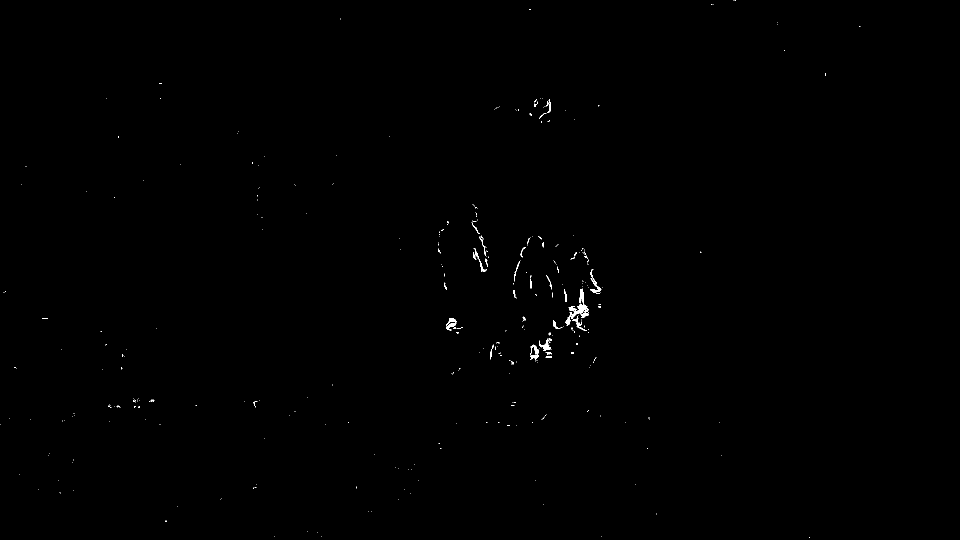
#> input picture bw.png, 1920 x 1080 px, given in place of bw2_original.png, which was not available (shown at 1/2 size)
$ python candidate_area.py   (older library calls are emulated)
#> lines starting #> are read from the running program, lines starting #| are printed output that depends on the picture; after the words box and inside, x2 and y2 are one past the last pixel; in counts of white or black regions, pixels touching at a corner belong together; pictures that were not available may be replaced by others from this repository, and a replacement may not be noted
'''
@Description: 帧差法确定候选区
@Autor: lichuan
@Email: lc@dlc618.com
@LastEditTime: 2020-03-05 10:56:43
'''

import cv2
import numpy as np


def resize_by_width(image,width_new):
    '''
    @description: 按照给定的宽度对图片进行所需比例的缩放操作
    @param {image}:读取后的图片
    @param {width_new}:想要得到的图片宽度
    @return: 处理后的图片
    '''
    x, y, z= image.shape

    rate = width_new / y
    # resize函数输入宽度在前，高度在后
    size = (int(y*rate), int(x*rate))
    img_new = cv2.resize(image, size, interpolation=cv2.INTER_CUBIC)

    return img_new


kernel_1 = cv2.getStructuringElement(cv2.MORPH_RECT, (3, 3))
kernel_2 = cv2.getStructuringElement(cv2.MORPH_RECT, (5, 5))
font = cv2.FONT_HERSHEY_SIMPLEX

# 读取
original = cv2.imread('bw2_original.png')
#> original is the input picture: shape (1080, 1920, 3); 0.2% white; 336 white regions (303 under 20 px), largest, box (x1, y1, x2, y2) and area: (1137, 577, 1177, 638) 708, (1060, 689, 1078, 720) 257, (892, 636, 913, 661) 243
img = cv2.imread('bw2.png')
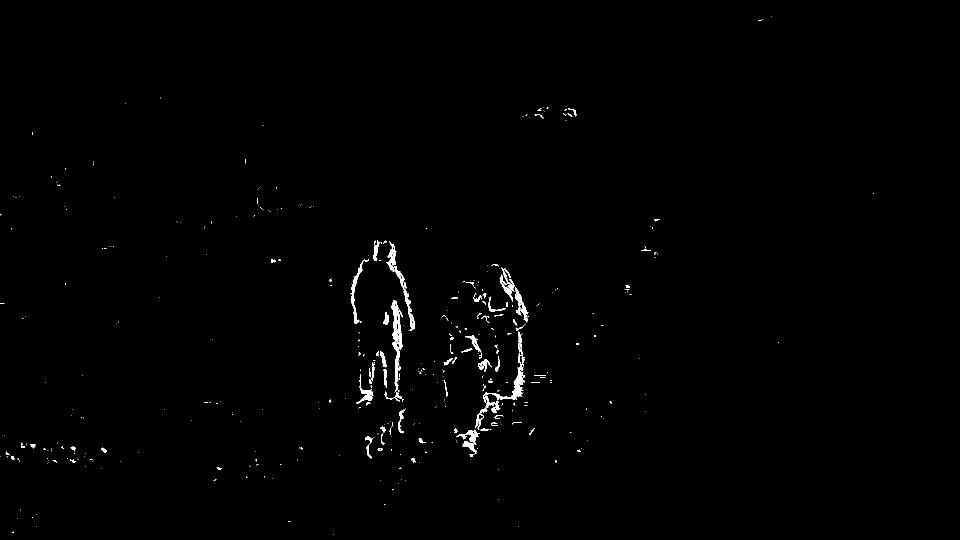
#> input picture bw2.png, 1920 x 1080 px (shown at 1/2 size)
#> img is the input picture: shape (1080, 1920, 3); 0.66% white; 458 white regions (376 under 20 px), largest, box (x1, y1, x2, y2) and area: (782, 600, 805, 785) 1607, (966, 663, 1049, 806) 1434, (772, 482, 830, 662) 1271

original = resize_by_width(original,1000)
#> in resize_by_width, `img_new = cv2.resize(image, size, interpolation=cv2.INTER_CUBIC)`:
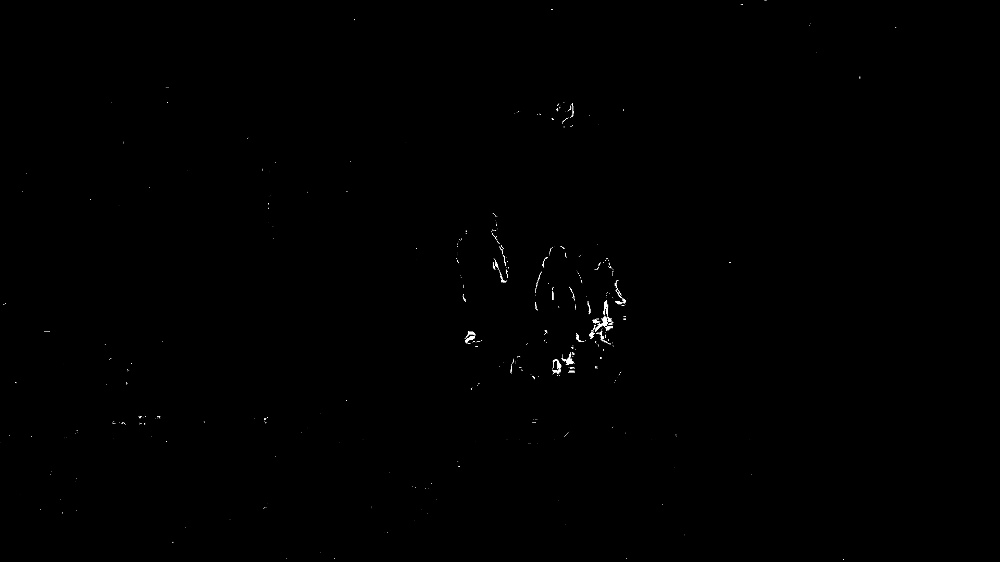
#> img_new: shape (562, 1000, 3); min 0, max 255, mean 0.5
img = resize_by_width(img,1000)
#> call 2 of resize_by_width, with width_new = 1000
#> in resize_by_width (call 2), `img_new = cv2.resize(image, size, interpolation=cv2.INTER_CUBIC)`:
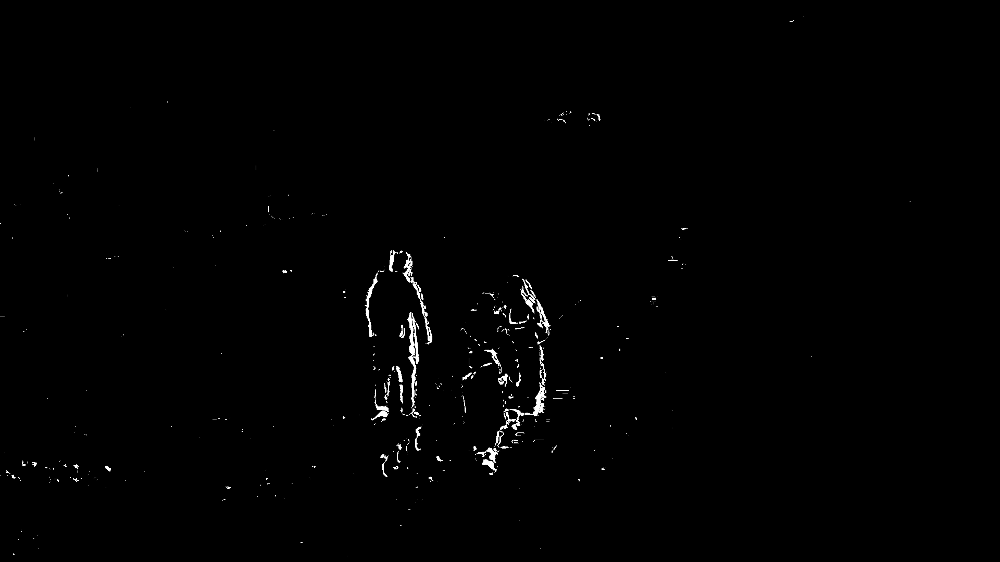
#> img_new: shape (562, 1000, 3); min 0, max 255, mean 1.7

# 二值化
img = cv2.cvtColor(img,cv2.COLOR_BGR2GRAY)
#> img: shape (562, 1000)
ret, img = cv2.threshold(img,1,255,cv2.THRESH_BINARY)
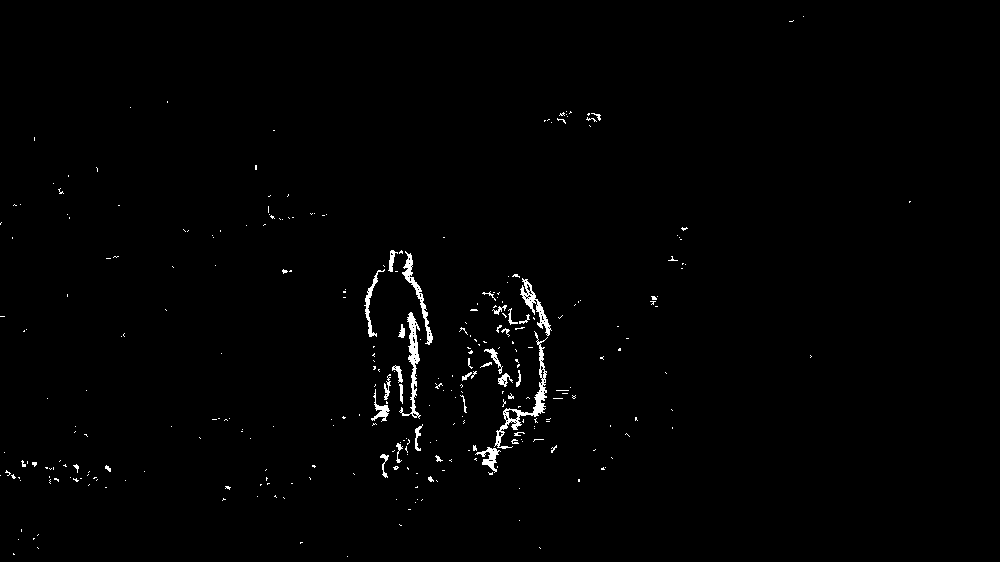
#> img: shape (562, 1000); 0.99% white; 309 white regions (274 under 20 px), largest, box (x1, y1, x2, y2) and area: (494, 331, 548, 449) 815, (399, 312, 421, 419) 634, (402, 251, 433, 345) 474

# 形态学处理
img = cv2.dilate(img, kernel_1)  # 膨胀
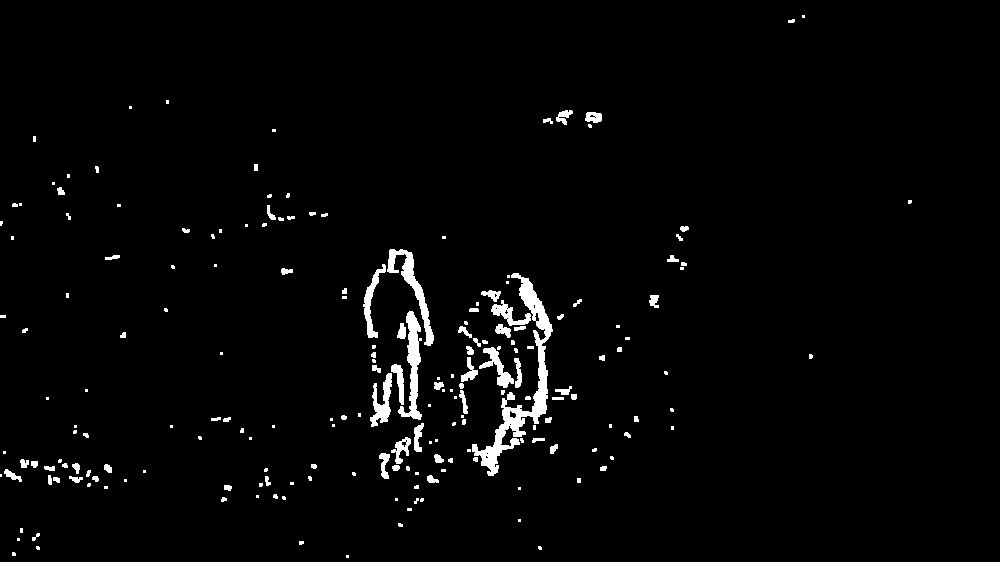
#> img: shape (562, 1000); 2.3% white; 200 white regions (104 under 20 px), largest, box (x1, y1, x2, y2) and area: (472, 273, 553, 476) 3068, (398, 311, 422, 420) 1068, (387, 249, 434, 346) 1011

# 降噪
img = cv2.medianBlur(img, 7)
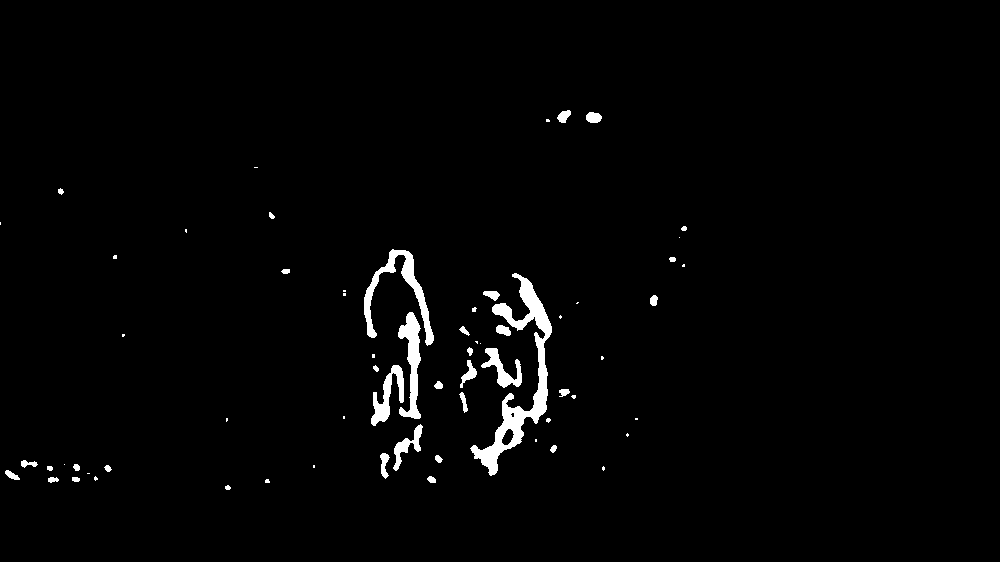
#> img: shape (562, 1000); 1.8% white; 65 white regions (30 under 20 px)

# 连通域检测
ret, contours, her= cv2.findContours(img, mode=cv2.RETR_EXTERNAL, method=cv2.CHAIN_APPROX_SIMPLE)
#> contours = 65 contours, 36 with area under 20; largest, box (x1, y1, x2, y2) and area: (470, 273, 552, 476) 3412, (364, 249, 434, 346) 1305, (398, 312, 421, 419) 1060, (371, 365, 404, 426) 694, (481, 348, 522, 388) 533; her = 65 rows, first 6: [1, -1, -1, -1], [2, 0, -1, -1], [3, 1, -1, -1], [4, 2, -1, -1], [5, 3, -1, -1], [6, 4, -1, -1]

# 最大候选区坐标储存
min_x = 3000
min_y = 3000
max_x = 0
max_y = 0

for contour in contours:
    # 获取矩形框坐标数据
    x, y, w, h = cv2.boundingRect(contour)

    # 根据坐标在原图截取相应区域,y坐标,x坐标
    contour_area = img[y:y+h, x:x+w]
    area = cv2.countNonZero(contour_area)

    # 根据实际占有像素面积和假设的真实面积计算填充率
    rectangle_area = w * h
    fill_rate = area / rectangle_area

    if fill_rate <= 0.5:
        # 更新最大候选坐标
        min_x = min(x, min_x)
        min_y = min(y, min_y)
        max_x = max(max_x, x+w)
        max_y = max(max_y, y+h)

        # 根据坐标绘制矩形框
        cv2.rectangle(img, (x, y), (x+w, y+h), (255, 0, 0), 1)

        # 添加填充率数值
        text = str(format(area/rectangle_area, '.2f'))
        cv2.putText(img, text, (x+w+3, y+h+3), font, 0.4, (255, 255, 255), 1)
#> this loop made 65 passes
#> (x, y, w, h, area, rectangle_area, fill_rate, min_x) on passes 21, 27, 30, 32, 35, 40, 50, 55: (393, 424, 30, 47, 435, 1410, 0.309, 393), (459, 392, 9, 21, 86, 189, 0.455, 393), (371, 365, 33, 61, 885, 2013, 0.44, 371), (460, 360, 17, 28, 184, 476, 0.387, 371), (481, 348, 41, 40, 645, 1640, 0.393, 371), (459, 326, 11, 10, 49, 110, 0.445, 371), (470, 273, 82, 203, 5039, 16646, 0.303, 371), (364, 249, 70, 97, 1986, 6790, 0.292, 364)
#> (x, y, w, h, area, rectangle_area, fill_rate) on passes 1, 3, 4, 5, 8, 10: (225, 485, 6, 5, 23, 30, 0.767), (72, 477, 8, 5, 35, 40, 0.875), (48, 477, 11, 6, 48, 66, 0.727), (427, 476, 9, 7, 47, 63, 0.746), (5, 470, 15, 10, 80, 150, 0.533), (47, 466, 6, 5, 26, 30, 0.867)
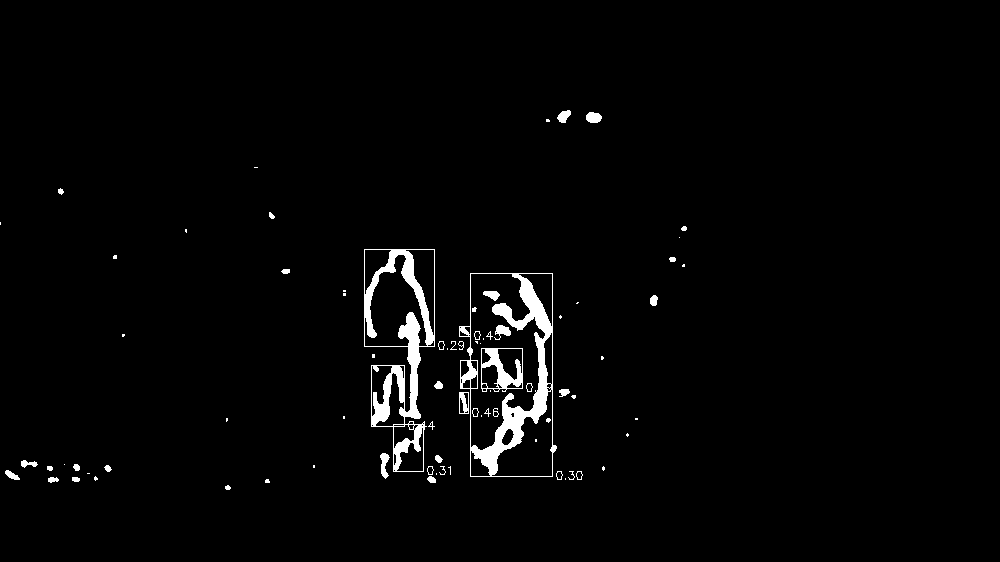
#> img: shape (562, 1000); 2.2% white; 79 white regions (40 under 20 px), largest, box (x1, y1, x2, y2) and area: (364, 249, 435, 472) 4619, (459, 273, 557, 477) 4577, (481, 348, 523, 392) 816

# 最大候选区
# cv2.rectangle(original, (min_x, min_y), (max_x,  max_y), (255, 0, 0),2)
# cv2.rectangle(img, (min_x, min_y), (max_x,  max_y), (255, 0, 0),2)

# 展示
cv2.imshow('img',img)
cv2.imshow('original',original)

# 保存本地
# cv2.imwrite('img_frame_diff/bw2_candidate_0.5.png', img)
# cv2.imwrite('img_frame_diff/bw2_original_candidate_0.5.png',original)

cv2.waitKey(0)
